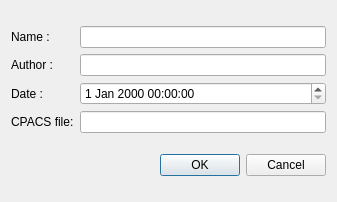
<?xml version="1.0" encoding="UTF-8"?>
<ui version="4.0">
 <class>newTaskPanel</class>
 <widget class="QDialog" name="newTaskPanel">
  <property name="enabled">
   <bool>true</bool>
  </property>
  <property name="geometry">
   <rect>
    <x>0</x>
    <y>0</y>
    <width>337</width>
    <height>202</height>
   </rect>
  </property>
  <property name="windowTitle">
   <string>Project infos</string>
  </property>
  <layout class="QVBoxLayout" name="verticalLayout_2">
   <item>
    <layout class="QGridLayout" name="gridLayout_2">
     <item row="0" column="0">
      <layout class="QGridLayout" name="gridLayout" rowstretch="0,0,0,0,0,0" rowminimumheight="0,0,0,0,0,0">
       <item row="2" column="0">
        <widget class="QLabel" name="LAuthor">
         <property name="text">
          <string>Author :</string>
         </property>
        </widget>
       </item>
       <item row="4" column="0">
        <widget class="QLabel" name="LDate">
         <property name="text">
          <string>Date :</string>
         </property>
        </widget>
       </item>
       <item row="5" column="0">
        <widget class="QLabel" name="LCPACS">
         <property name="sizePolicy">
          <sizepolicy hsizetype="Fixed" vsizetype="Preferred">
           <horstretch>0</horstretch>
           <verstretch>0</verstretch>
          </sizepolicy>
         </property>
         <property name="text">
          <string>CPACS file:</string>
         </property>
        </widget>
       </item>
       <item row="0" column="0">
        <widget class="QLabel" name="LName">
         <property name="text">
          <string>Name :</string>
         </property>
        </widget>
       </item>
       <item row="0" column="1">
        <widget class="QLineEdit" name="name"/>
       </item>
       <item row="2" column="1">
        <widget class="QLineEdit" name="author"/>
       </item>
       <item row="4" column="1">
        <widget class="QDateTimeEdit" name="dateCreated"/>
       </item>
       <item row="5" column="1">
        <widget class="QLineEdit" name="CPACS_FileName"/>
       </item>
      </layout>
     </item>
    </layout>
   </item>
   <item>
    <widget class="QDialogButtonBox" name="bbButtons">
     <property name="autoFillBackground">
      <bool>false</bool>
     </property>
     <property name="locale">
      <locale language="English" country="UnitedStates"/>
     </property>
     <property name="standardButtons">
      <set>QDialogButtonBox::Cancel|QDialogButtonBox::Ok</set>
     </property>
     <property name="centerButtons">
      <bool>false</bool>
     </property>
    </widget>
   </item>
  </layout>
 </widget>
 <resources/>
 <connections>
  <connection>
   <sender>bbButtons</sender>
   <signal>accepted()</signal>
   <receiver>newTaskPanel</receiver>
   <slot>accept()</slot>
   <hints>
    <hint type="sourcelabel">
     <x>133</x>
     <y>219</y>
    </hint>
    <hint type="destinationlabel">
     <x>133</x>
     <y>120</y>
    </hint>
   </hints>
  </connection>
  <connection>
   <sender>bbButtons</sender>
   <signal>rejected()</signal>
   <receiver>newTaskPanel</receiver>
   <slot>reject()</slot>
   <hints>
    <hint type="sourcelabel">
     <x>133</x>
     <y>219</y>
    </hint>
    <hint type="destinationlabel">
     <x>133</x>
     <y>120</y>
    </hint>
   </hints>
  </connection>
 </connections>
</ui>
